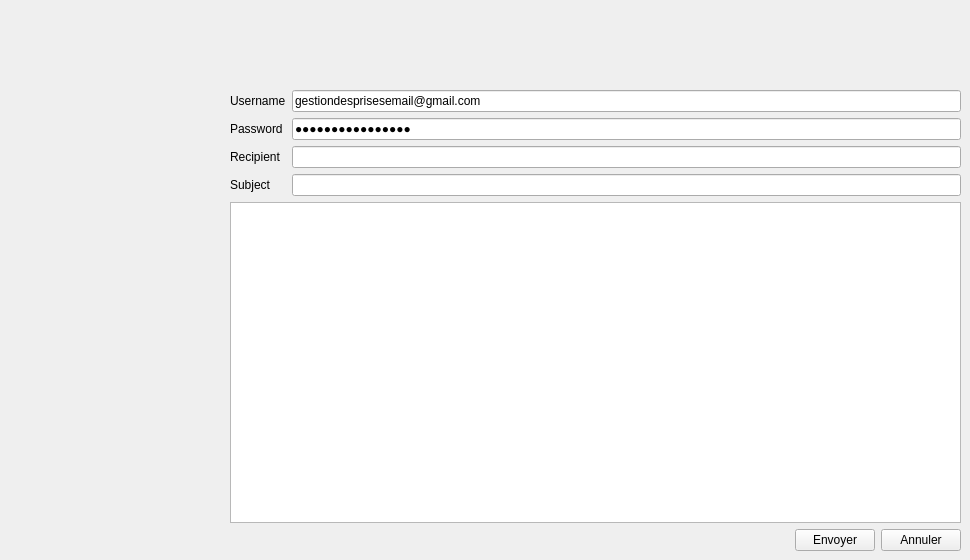
      <widget class="QWidget" name="Mail_2">
       <attribute name="title">
        <string>MAILING</string>
       </attribute>
       <widget class="QWidget" name="layoutWidget_7">
        <property name="geometry">
         <rect>
          <x>230</x>
          <y>70</y>
          <width>731</width>
          <height>481</height>
         </rect>
        </property>
        <layout class="QVBoxLayout" name="verticalLayout_3">
         <item>
          <widget class="QLabel" name="Four_label_EmailInfo">
           <property name="text">
            <string/>
           </property>
           <property name="alignment">
            <set>Qt::AlignRight|Qt::AlignTrailing|Qt::AlignVCenter</set>
           </property>
          </widget>
         </item>
         <item>
          <layout class="QFormLayout" name="formLayout_2">
           <item row="0" column="0">
            <widget class="QLabel" name="nomLabel">
             <property name="text">
              <string>Username</string>
             </property>
            </widget>
           </item>
           <item row="0" column="1">
            <widget class="QLineEdit" name="uname">
             <property name="styleSheet">
              <string notr="true"/>
             </property>
             <property name="text">
              <string>gestiondesprisesemail@gmail.com</string>
             </property>
             <property name="placeholderText">
              <string>votre email adresse</string>
             </property>
            </widget>
           </item>
           <item row="1" column="0">
            <widget class="QLabel" name="prenomLabel">
             <property name="text">
              <string>Password</string>
             </property>
            </widget>
           </item>
           <item row="1" column="1">
            <widget class="QLineEdit" name="passwd_2">
             <property name="styleSheet">
              <string notr="true"/>
             </property>
             <property name="inputMask">
              <string/>
             </property>
             <property name="text">
              <string>vouwnatvsbjucmox</string>
             </property>
             <property name="echoMode">
              <enum>QLineEdit::PasswordEchoOnEdit</enum>
             </property>
             <property name="placeholderText">
              <string>Password de votre email adresse</string>
             </property>
            </widget>
           </item>
           <item row="2" column="0">
            <widget class="QLabel" name="recipientLabel">
             <property name="text">
              <string>Recipient</string>
             </property>
            </widget>
           </item>
           <item row="2" column="1">
            <widget class="QLineEdit" name="recipient_2">
             <property name="styleSheet">
              <string notr="true"/>
             </property>
            </widget>
           </item>
           <item row="3" column="0">
            <widget class="QLabel" name="subjectLabel">
             <property name="text">
              <string>Subject</string>
             </property>
            </widget>
           </item>
           <item row="3" column="1">
            <widget class="QLineEdit" name="subjectLineEdit_2">
             <property name="styleSheet">
              <string notr="true"/>
             </property>
            </widget>
           </item>
          </layout>
         </item>
         <item>
          <widget class="QTextEdit" name="message_2">
           <property name="styleSheet">
            <string notr="true"/>
           </property>
          </widget>
         </item>
         <item>
          <layout class="QHBoxLayout" name="horizontalLayout_2">
           <item>
            <spacer name="horizontalSpacer">
             <property name="orientation">
              <enum>Qt::Horizontal</enum>
             </property>
             <property name="sizeHint" stdset="0">
              <size>
               <width>40</width>
               <height>20</height>
              </size>
             </property>
            </spacer>
           </item>
           <item>
            <widget class="QPushButton" name="on_envoyer_dialog_2">
             <property name="text">
              <string>Envoyer</string>
             </property>
            </widget>
           </item>
           <item>
            <widget class="QPushButton" name="annuler_mail">
             <property name="text">
              <string>Annuler</string>
             </property>
            </widget>
           </item>
          </layout>
         </item>
        </layout>
       </widget>
      </widget>
